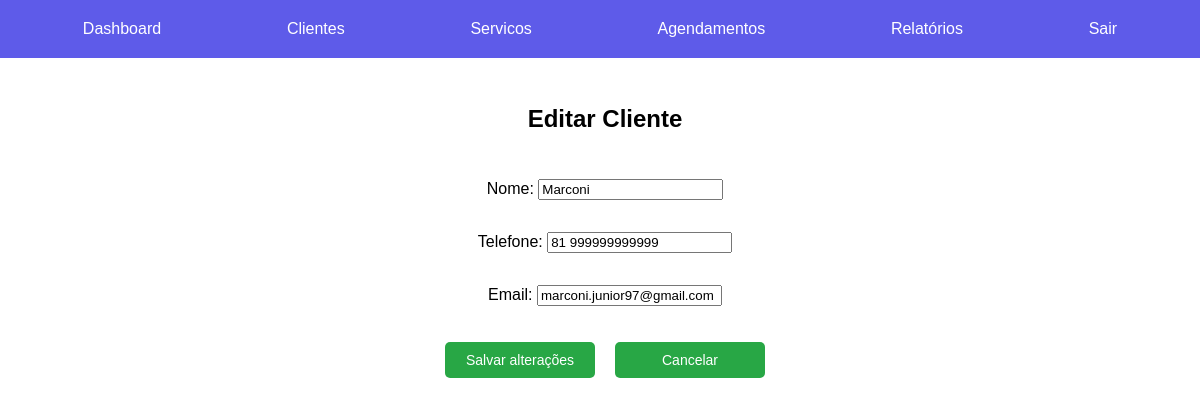
Screenshot of /clientes/editar/1/ (signed in) with the database file from the repository.
### pdv/models.py (models this page shows, shortened)
class Cliente(models.Model):
    nome = models.CharField(max_length=100)
    telefone = models.CharField(max_length=15)
    email = models.EmailField()

### pdv/views.py (the view)
# urls.py: path('clientes/editar/<int:id>/', editar_cliente, name='editar_cliente'),
@login_required
def editar_cliente(request, id):
    cliente = get_object_or_404(Cliente, id=id)
    if request.method == 'POST':
        form = ClienteForm(request.POST, instance=cliente)
        if form.is_valid():
            form.save()
            return redirect('clientes')
    else:
        form = ClienteForm(instance=cliente)
    return render(request, 'pdv/editar_cliente.html', {'form': form})

### pdv/forms.py
class ClienteForm(forms.ModelForm):
    class Meta:
        model = Cliente
        fields = ['nome', 'telefone', 'email']

### pdv/templates/pdv/editar_cliente.html (shortened to what this page needs)
{% extends 'pdv/base.html' %}
{% block content %}
<div>
    <h2 class="titulo-editar">Editar Cliente</h2>
    <form method="post" class="titulo-editar">
        {{ form.as_p }}
        <section class="button-group">
            <button type="submit" class="btn">Salvar alterações</button>
            <a href="{% url 'clientes' %}" class="btn">Cancelar</a>
        </section>
    </form>
</div>
{% endblock %}

### pdv/static/global/style.css (style rules this page uses)
body { margin: 0; font-family: Arial, sans-serif; }
.btn { display: inline-block; width: 150px; padding: 10px 0; background-color: #28a745; color: white; text-align: center; text-decoration: none; border: none; border-radius: 5px; cursor: pointer; font-size: 14px; transition: background-color 0.3s; }
.button-group { display: flex; justify-content: center; gap: 20px; margin-top: 20px; }
.titulo-editar { display: flex; flex-direction: column; justify-content: center; align-items: center; width: 100%; padding: 5px; }

### rows the page displays
Cliente: nome "Marconi", telefone "81 999999999999", email "marconi.junior97@gmail.com"
